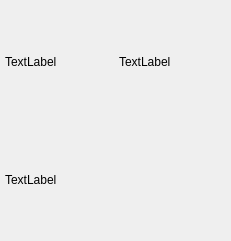
<?xml version="1.0" encoding="UTF-8"?>
<ui version="4.0">
 <class>editAccount</class>
 <widget class="QWidget" name="editAccount">
  <property name="geometry">
   <rect>
    <x>0</x>
    <y>0</y>
    <width>231</width>
    <height>241</height>
   </rect>
  </property>
  <property name="sizePolicy">
   <sizepolicy hsizetype="Expanding" vsizetype="Expanding">
    <horstretch>0</horstretch>
    <verstretch>0</verstretch>
   </sizepolicy>
  </property>
  <property name="windowTitle">
   <string>Form</string>
  </property>
  <widget class="QWidget" name="gridLayoutWidget">
   <property name="geometry">
    <rect>
     <x>0</x>
     <y>0</y>
     <width>231</width>
     <height>241</height>
    </rect>
   </property>
   <layout class="QGridLayout" name="gridLayout">
    <property name="sizeConstraint">
     <enum>QLayout::SetNoConstraint</enum>
    </property>
    <property name="leftMargin">
     <number>5</number>
    </property>
    <property name="topMargin">
     <number>5</number>
    </property>
    <property name="rightMargin">
     <number>5</number>
    </property>
    <property name="bottomMargin">
     <number>5</number>
    </property>
    <item row="1" column="0">
     <widget class="QLabel" name="label_2">
      <property name="text">
       <string>TextLabel</string>
      </property>
     </widget>
    </item>
    <item row="1" column="1">
     <widget class="QLabel" name="label">
      <property name="text">
       <string>TextLabel</string>
      </property>
     </widget>
    </item>
    <item row="2" column="0">
     <widget class="QLabel" name="label_3">
      <property name="text">
       <string>TextLabel</string>
      </property>
     </widget>
    </item>
   </layout>
  </widget>
 </widget>
 <resources/>
 <connections/>
</ui>
